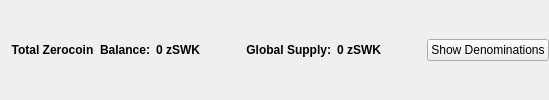
                       <widget class="QFrame" name="balanceSupplyFrame">
                        <layout class="QHBoxLayout" name="horizontalLayout_2" stretch="0,0,0,1,0">
                         <property name="rightMargin">
                          <number>0</number>
                         </property>
                         <item>
                          <layout class="QHBoxLayout" name="horizontalLayout_34">
                           <item>
                            <widget class="QLabel" name="labelzAvailableText_3">
                             <property name="font">
                              <font>
                               <weight>75</weight>
                               <bold>true</bold>
                              </font>
                             </property>
                             <property name="toolTip">
                              <string>Total Balance including unconfirmed and immature zSWK</string>
                             </property>
                             <property name="text">
                              <string>Total Zerocoin  Balance:</string>
                             </property>
                             <property name="alignment">
                              <set>Qt::AlignRight|Qt::AlignTrailing|Qt::AlignVCenter</set>
                             </property>
                            </widget>
                           </item>
                           <item>
                            <widget class="QLabel" name="labelzAvailableAmount_4">
                             <property name="minimumSize">
                              <size>
                               <width>40</width>
                               <height>0</height>
                              </size>
                             </property>
                             <property name="font">
                              <font>
                               <weight>75</weight>
                               <bold>true</bold>
                              </font>
                             </property>
                             <property name="toolTip">
                              <string>Total Balance including unconfirmed and immature zSWK</string>
                             </property>
                             <property name="text">
                              <string>0 zSWK</string>
                             </property>
                             <property name="alignment">
                              <set>Qt::AlignLeading|Qt::AlignLeft|Qt::AlignVCenter</set>
                             </property>
                            </widget>
                           </item>
                          </layout>
                         </item>
                         <item>
                          <spacer name="horizontalSpacer_32">
                           <property name="orientation">
                            <enum>Qt::Horizontal</enum>
                           </property>
                           <property name="sizeHint" stdset="0">
                            <size>
                             <width>40</width>
                             <height>20</height>
                            </size>
                           </property>
                          </spacer>
                         </item>
                         <item>
                          <layout class="QHBoxLayout" name="horizontalLayout_35">
                           <item>
                            <widget class="QLabel" name="labelZsupplyText_2">
                             <property name="font">
                              <font>
                               <weight>75</weight>
                               <bold>true</bold>
                              </font>
                             </property>
                             <property name="text">
                              <string>Global Supply:</string>
                             </property>
                             <property name="alignment">
                              <set>Qt::AlignRight|Qt::AlignTrailing|Qt::AlignVCenter</set>
                             </property>
                            </widget>
                           </item>
                           <item>
                            <widget class="QLabel" name="labelZsupplyAmount_2">
                             <property name="font">
                              <font>
                               <weight>75</weight>
                               <bold>true</bold>
                              </font>
                             </property>
                             <property name="text">
                              <string>0 zSWK</string>
                             </property>
                            </widget>
                           </item>
                          </layout>
                         </item>
                         <item>
                          <spacer name="horizontalSpacer_31">
                           <property name="orientation">
                            <enum>Qt::Horizontal</enum>
                           </property>
                           <property name="sizeHint" stdset="0">
                            <size>
                             <width>40</width>
                             <height>20</height>
                            </size>
                           </property>
                          </spacer>
                         </item>
                         <item>
                          <widget class="QPushButton" name="pushButtonShowDenoms">
                           <property name="toolTip">
                            <string>Show zSWK denominations list</string>
                           </property>
                           <property name="text">
                            <string>Show Denominations</string>
                           </property>
                          </widget>
                         </item>
                        </layout>
                       </widget>
